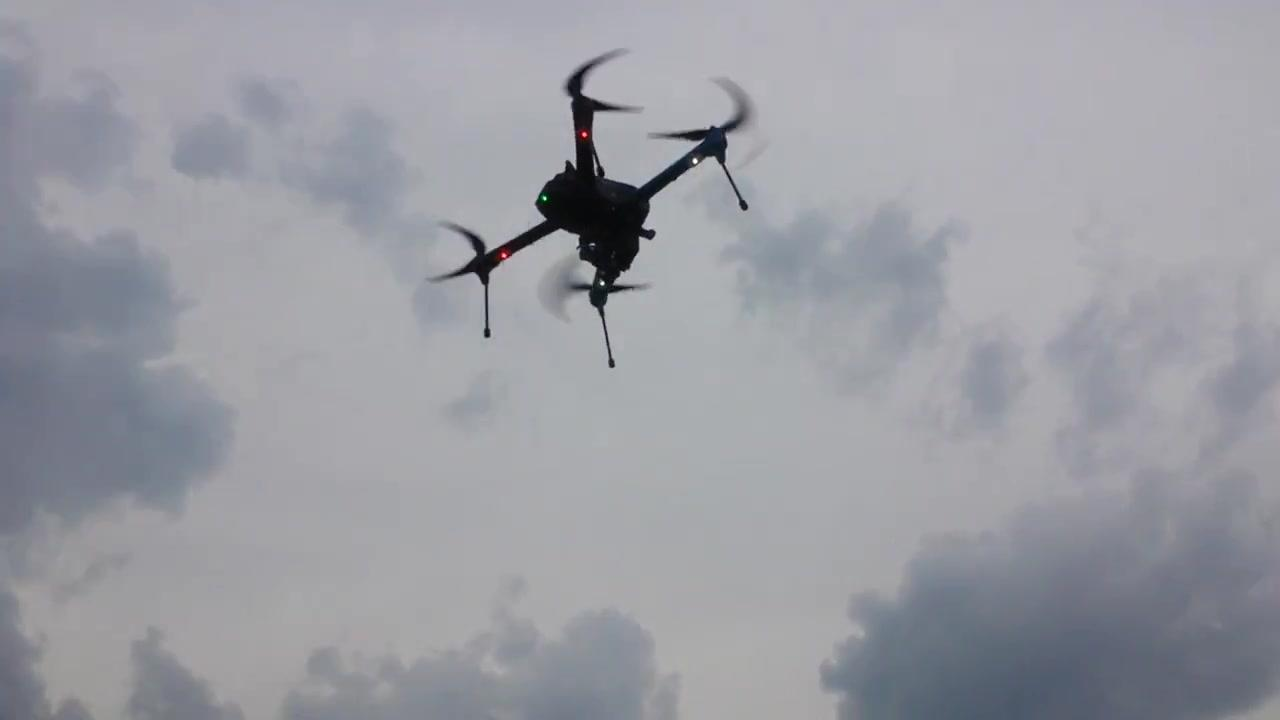
#> input picture deploy/eval_roi_448/images/00013.jpg, 1280 x 720 px, given in place of t4_fourdrones.png, which was not available
$ python dbg_page_yolo.py
#> lines starting #> are read from the running program, lines starting #| are printed output that depends on the picture
### ps/yolo_det.py
#!/usr/bin/env python3
# -*- coding: utf-8 -*-
"""yolo_det.py —— yolo11n_drone 解码（已由 probe_yolo6 实测确定）。

判定：anchor-free、v5 混合式
    score = sigmoid(out1) * max(sigmoid(out0[4:]))
    cx = (2*sig(x) + gx - 0.5) * stride
    cy = (2*sig(y) + gy - 0.5) * stride
    w  = 4 * sig(w)^2 * stride
    h  = 4 * sig(h)^2 * stride
"""
import glob
import json
import os

import cv2
import numpy as np

NPU = "/root/npu/yolo11n_drone_trunc_ZG"


def sig(x):
    return 1.0 / (1.0 + np.exp(-x))


# [38 lines left out: functions read_tensor, _merge, not called in this run]


class Yolo:
    def __init__(self, dev=None):
        import icraft.xrt as xrt
        from icraft.xir import Network
        from icraft.zg330backend import ZG330Backend
        from icraft.host_backend import HostBackend
        self.xrt = xrt
        self.net = Network.CreateFromJsonFile(NPU + ".json")
        self.net.lazyLoadParamsFromFile(NPU + ".raw")
        # 复用调用方已打开的 Device（与 PL3D 共用同一个），避免两个 Device
        # 各自注册 DMA 区域、互相把对方的 write 抢走（实测报 Write failed）。
        self.dev = dev if dev is not None else \
            xrt.Device.Open("axi://zg330aiu?npu=0x40000000&dma=0x80000000")
        self.sess = xrt.Session.Create([ZG330Backend, HostBackend], self.net.view(0),
                                       [self.dev, xrt.HostDevice.Default()])
        self.sess.apply()
        self.tt = self.net.ops[0].outputs[0].tensorType()
        try:
            self.tt.setShape([1, 640, 640, 3])
        except Exception:
            pass

    # [174 lines left out: functions detect, detect_mosaic, main, not called in this run]


# [2 lines that do not run on import are left out]

### ps/dbg_page_yolo.py
#!/usr/bin/env python3
# -*- coding: utf-8 -*-
"""检查网页同一帧在 yolo 下的原始分数分布，定位 n=0 的原因。"""
import sys

import cv2
import numpy as np

sys.path.insert(0, "/root/ip2")
from yolo_det import Yolo, sig, read_tensor  # noqa: E402

base = cv2.imread("/root/ip2/t4_fourdrones.png")
#> base is the input picture: shape (720, 1280, 3); mean B, G, R 163, 156.1, 154.8
ih, iw = base.shape[:2]
#> ih = 720; iw = 1280
s = min(640.0 / iw, 480.0 / ih)
#> s = 0.5
r = cv2.resize(base, (int(iw * s), int(ih * s)), interpolation=cv2.INTER_AREA)
canvas = np.zeros((480, 640, 3), np.uint8)
y0, x0 = (480 - r.shape[0]) // 2, (640 - r.shape[1]) // 2
#> y0 = 60; x0 = 0
canvas[y0:y0 + r.shape[0], x0:x0 + r.shape[1]] = r
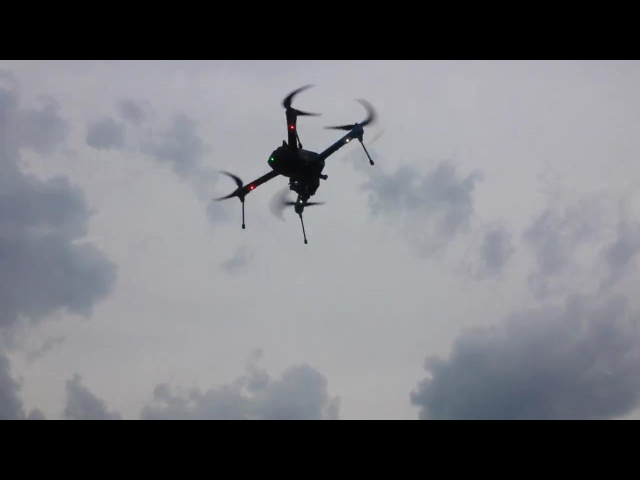
#> canvas: shape (480, 640, 3); mean B, G, R 122.3, 117.2, 116.2
crop = canvas[60:420, :]
gray = cv2.cvtColor(crop, cv2.COLOR_BGR2GRAY)
cv2.imwrite("/root/tpy_frame.png", crop)

print("FRAME", crop.shape, "gray", gray.shape, flush=True)
#| FRAME (360, 640, 3) gray (360, 640)

#> (the run stopped early here; a loop or call above may not have finished)

$ run again, on deploy/eval_roi_448/images/00096.jpg
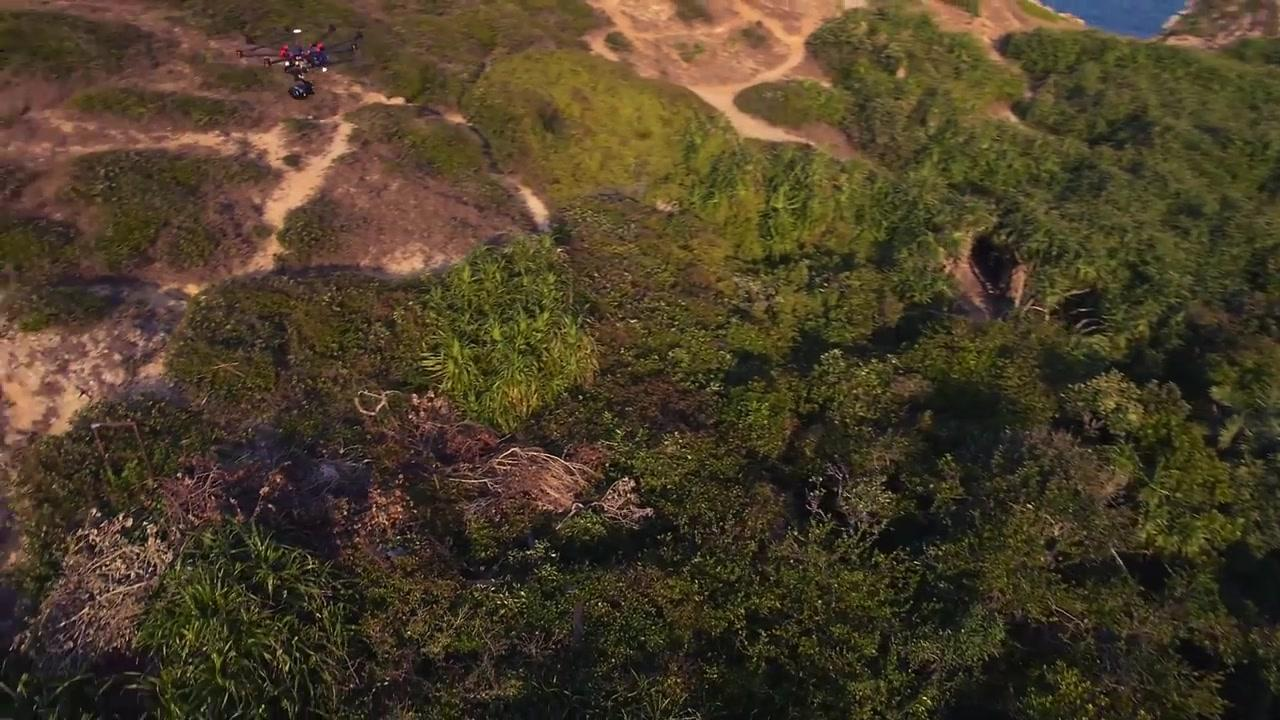
#> input picture deploy/eval_roi_448/images/00096.jpg, 1280 x 720 px, given in place of t4_fourdrones.png, which was not available
#> base is the input picture: shape (720, 1280, 3); mean B, G, R 39.7, 61.2, 73.7
#> `canvas[y0:y0 + r.shape[0], x0:x0 + r.shape[1]] = r`:
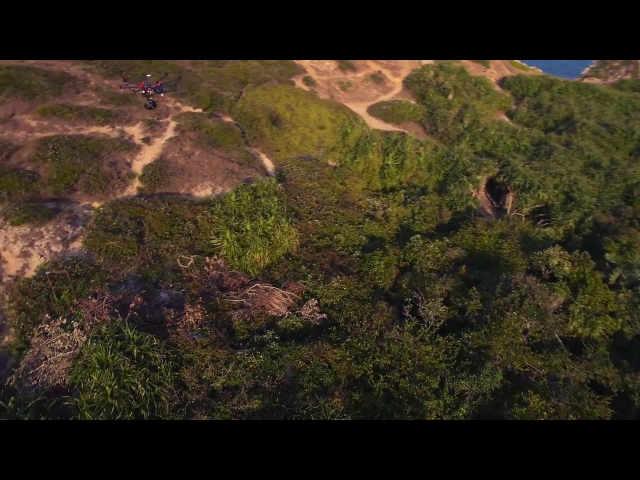
#> canvas: shape (480, 640, 3); mean B, G, R 29.9, 46, 55.3
#> `gray = cv2.cvtColor(crop, cv2.COLOR_BGR2GRAY)`:
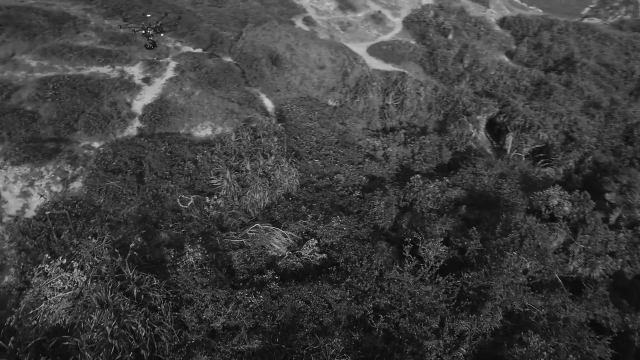
#> gray: shape (360, 640); min 6, max 246, mean 62.6
#| FRAME (360, 640, 3) gray (360, 640)
